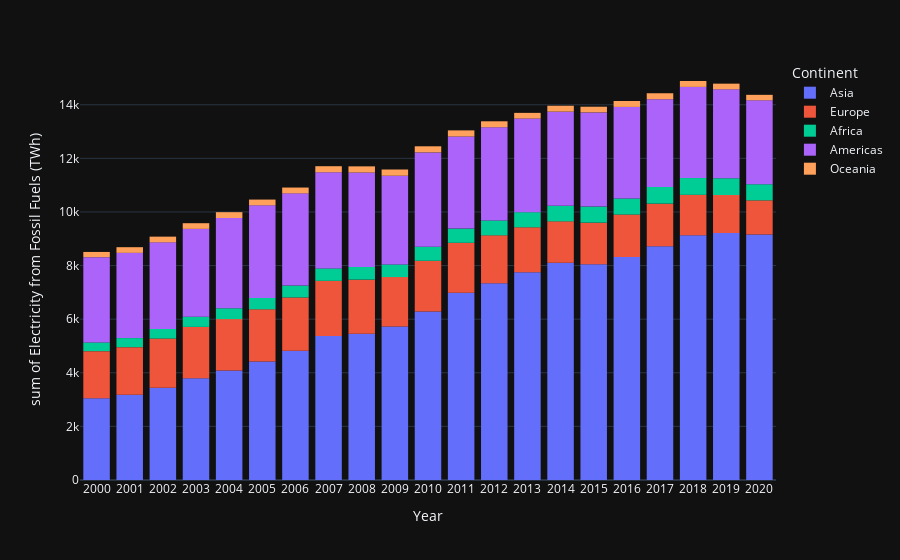

Notebook cell for this chart:
### Code cell
fig = px.histogram(
    data_frame=df_energy,
    x="Year",
    y="Electricity from Fossil Fuels (TWh)",
    color="Continent",
    template=THEME,
    # barmode="group",

)
fig.show()

### Figure 1 — Plotly figure (JSON) as saved in the notebook; plotly's stock layout.template omitted (floating-point values rounded to 4 significant figures; data arrays with more than 128 entries replaced by an {"elided": "..."} marker saying what was removed)
{"data": [{"alignmentgroup": "True", "bingroup": "x", "histfunc": "sum", "hovertemplate": "Continent=Asia<br>Year=%{x}<br>sum of Electricity from Fossil Fuels (TWh)=%{y}<extra></extra>", "legendgroup": "Asia", "marker": {"color": "#636efa", "pattern": {"shape": ""}}, "name": "Asia", "offsetgroup": "Asia", "orientation": "v", "showlegend": true, "x": {"elided": "819 str values"}, "xaxis": "x", "y": {"elided": "819 float values"}, "yaxis": "y", "type": "histogram"}, {"alignmentgroup": "True", "bingroup": "x", "histfunc": "sum", "hovertemplate": "Continent=Europe<br>Year=%{x}<br>sum of Electricity from Fossil Fuels (TWh)=%{y}<extra></extra>", "legendgroup": "Europe", "marker": {"color": "#EF553B", "pattern": {"shape": ""}}, "name": "Europe", "offsetgroup": "Europe", "orientation": "v", "showlegend": true, "x": {"elided": "763 str values"}, "xaxis": "x", "y": {"elided": "763 float values"}, "yaxis": "y", "type": "histogram"}, {"alignmentgroup": "True", "bingroup": "x", "histfunc": "sum", "hovertemplate": "Continent=Africa<br>Year=%{x}<br>sum of Electricity from Fossil Fuels (TWh)=%{y}<extra></extra>", "legendgroup": "Africa", "marker": {"color": "#00cc96", "pattern": {"shape": ""}}, "name": "Africa", "offsetgroup": "Africa", "orientation": "v", "showlegend": true, "x": {"elided": "1037 str values"}, "xaxis": "x", "y": {"elided": "1037 float values"}, "yaxis": "y", "type": "histogram"}, {"alignmentgroup": "True", "bingroup": "x", "histfunc": "sum", "hovertemplate": "Continent=Americas<br>Year=%{x}<br>sum of Electricity from Fossil Fuels (TWh)=%{y}<extra></extra>", "legendgroup": "Americas", "marker": {"color": "#ab63fa", "pattern": {"shape": ""}}, "name": "Americas", "offsetgroup": "Americas", "orientation": "v", "showlegend": true, "x": {"elided": "778 str values"}, "xaxis": "x", "y": {"elided": "778 float values"}, "yaxis": "y", "type": "histogram"}, {"alignmentgroup": "True", "bingroup": "x", "histfunc": "sum", "hovertemplate": "Continent=Oceania<br>Year=%{x}<br>sum of Electricity from Fossil Fuels (TWh)=%{y}<extra></extra>", "legendgroup": "Oceania", "marker": {"color": "#FFA15A", "pattern": {"shape": ""}}, "name": "Oceania", "offsetgroup": "Oceania", "orientation": "v", "showlegend": true, "x": {"elided": "252 str values"}, "xaxis": "x", "y": {"elided": "252 float values"}, "yaxis": "y", "type": "histogram"}], "layout": {"xaxis": {"anchor": "y", "domain": [0.0, 1.0], "title": {"text": "Year"}}, "yaxis": {"anchor": "x", "domain": [0.0, 1.0], "title": {"text": "sum of Electricity from Fossil Fuels (TWh)"}}, "legend": {"title": {"text": "Continent"}, "tracegroupgap": 0}, "margin": {"t": 60}, "barmode": "relative"}}
